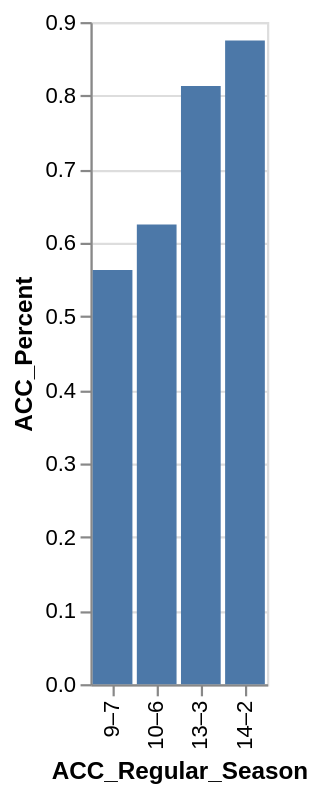

The specification (Vega-Lite) saved for this image:
### Vega-Lite specification from a JSON file in a GitHub repository (floating-point values rounded to 4 significant figures)
{"data": {"values": [{"x_data": "9–7", "y_data": 0.563}, {"x_data": "10–6", "y_data": 0.625}, {"x_data": "13–3", "y_data": 0.813}, {"x_data": "14–2", "y_data": 0.875}]}, "mark": "bar", "encoding": {"x": {"field": "x_data", "type": "nominal", "title": "ACC_Regular_Season", "sort": {"op": "sum", "field": "y_data", "order": "ascending"}}, "y": {"field": "y_data", "type": "quantitative", "title": "ACC_Percent"}}}
